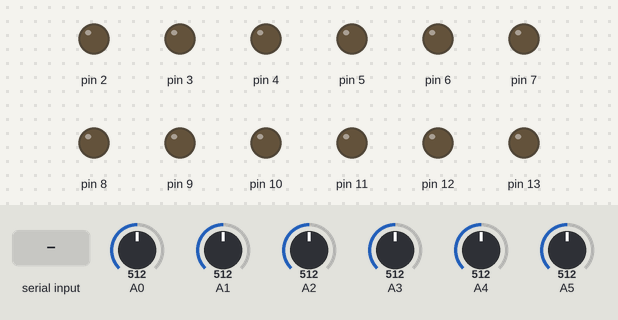
The sketch below on a simulated Arduino Uno, built with avr-gcc and run on an emulated ATmega328P. Shown: output pins drawn as LEDs (lit = HIGH). Inputs (shaded band) come from the test bench; at power-on: A0 = 512, A1 = 512, A2 = 512, A3 = 512, A4 = 512, A5 = 512.

Above: at 1.2 s.
1.3 s: "a" received over Serial
At 2.0 s:
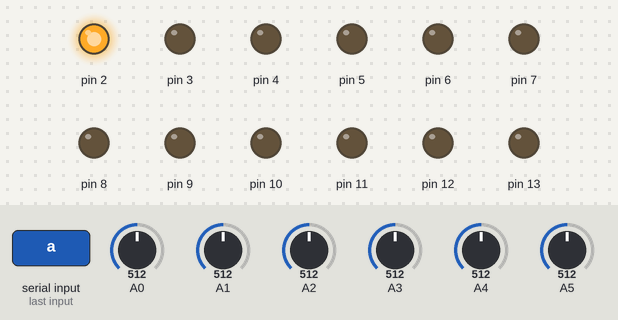
2.8 s: byte 107 ('k') received over Serial
At 3.2 s:
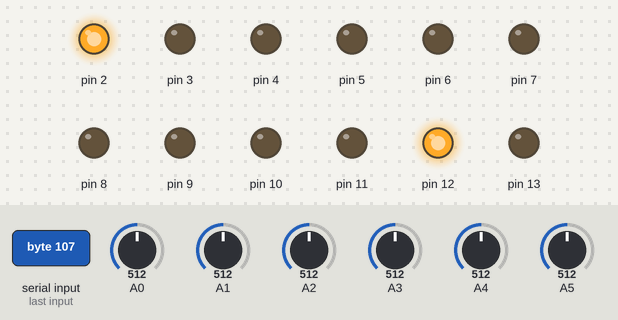
4.3 s: byte 108 ('l') received over Serial
At 5.5 s:
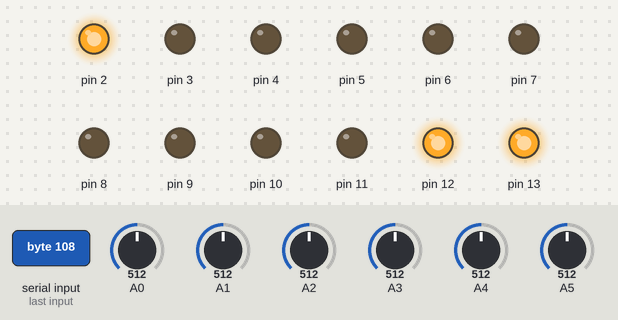
5.8 s: byte 65 ('A') received over Serial
At 6.7 s:
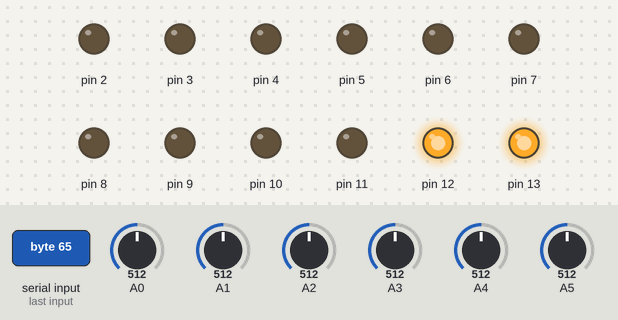
7.3 s: "b" received over Serial
At 7.8 s:
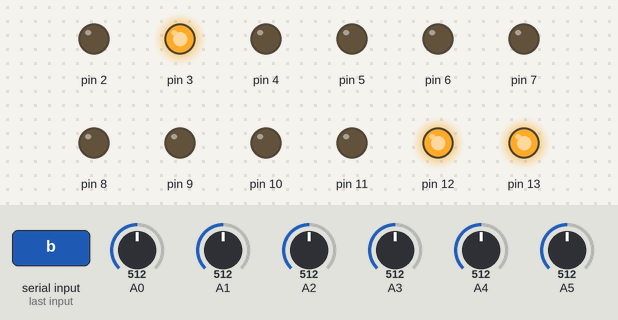
8.8 s: "c" received over Serial
At 10.1 s:
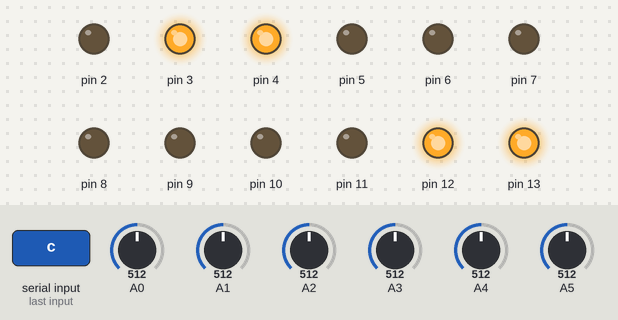
Timing chart, 0 to 11.3 s (numbered marks = the images above; inputs shaded):
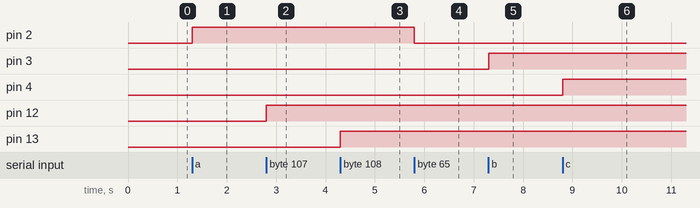

Measured:
- after the input at 1.3 s, pin 2: LOW → HIGH at once
- after the input at 2.8 s, pin 12: LOW → HIGH at once
- after the input at 4.3 s, pin 13: LOW → HIGH at once
- after the input at 5.8 s, pin 2: HIGH → LOW at once
- after the input at 7.3 s, pin 3: LOW → HIGH at once
- after the input at 8.8 s, pin 4: LOW → HIGH at once

The sketch:

SDCSv1.ino
```cpp
int message;
void setup() {
  // put your setup code here, to run once:
 Serial.begin(9600);
   pinMode(2,OUTPUT);
    pinMode(3,OUTPUT);
     pinMode(4,OUTPUT);
      pinMode(5,OUTPUT);
       pinMode(6,OUTPUT);
        pinMode(7,OUTPUT);
         pinMode(8,OUTPUT);
          pinMode(9,OUTPUT);
           pinMode(10,OUTPUT);
            pinMode(11,OUTPUT);
             pinMode(12,OUTPUT);
              pinMode(13,OUTPUT);
}

void loop() {
  int V0 = analogRead(A0);
    int V1 = analogRead(A1);
      int V2 = analogRead(A2);
        int V3 = analogRead(A3);
          int V4 = analogRead(A4);
            int V5 = analogRead(A5);

  if (Serial.available() > 0) {
 message = Serial.read();
  if (message == 'a'){
    digitalWrite(2,HIGH);
  }
    if (message == 'b'){
    digitalWrite(3,HIGH);
  }
    if (message == 'c'){
    digitalWrite(4,HIGH);
  }
    if (message == 'd'){
    digitalWrite(5,HIGH);
  }
    if (message == 'e'){
    digitalWrite(6,HIGH);
  }
    if (message == 'f'){
    digitalWrite(7,HIGH);
  }
    if (message == 'g'){
    digitalWrite(8,HIGH);
  }
    if (message == 'h'){
    digitalWrite(9,HIGH);
  }
    if (message == 'i'){
    digitalWrite(10,HIGH);
  }
    if (message == 'j'){
    digitalWrite(11,HIGH);
  }
    if (message == 'k'){
    digitalWrite(12,HIGH);
  }
    if (message == 'l'){
    digitalWrite(13,HIGH);
  }

    if (message == 'A'){
    digitalWrite(2,LOW);
  }
    if (message == 'B'){
    digitalWrite(3,LOW);
  }
    if (message == 'C'){
    digitalWrite(4,LOW);
  }
    if (message == 'D'){
    digitalWrite(5,LOW);
  }
    if (message == 'E'){
    digitalWrite(6,LOW);
  }
    if (message == 'F'){
    digitalWrite(7,LOW);
  }
    if (message == 'G'){
    digitalWrite(8,LOW);
  }
    if (message == 'H'){
    digitalWrite(9,LOW);
  }
    if (message == 'I'){
    digitalWrite(10,LOW);
  }
    if (message == 'J'){
    digitalWrite(11,LOW);
  }
    if (message == 'K'){
    digitalWrite(12,LOW);
  }
    if (message == 'L'){
    digitalWrite(13,LOW);
  }

     if (message == 'M'){
    // Analog Send Data F

    Serial.print(V0);
    Serial.write(",");
    Serial.print(V1);
    Serial.write(",");
    Serial.print(V2);
    Serial.write(",");
    Serial.print(V3);
    Serial.write(",");
    Serial.print(V4);
    Serial.write(",");
    Serial.print(V5);
    Serial.write(",");


    //End ASDF
  }


  }}
```
